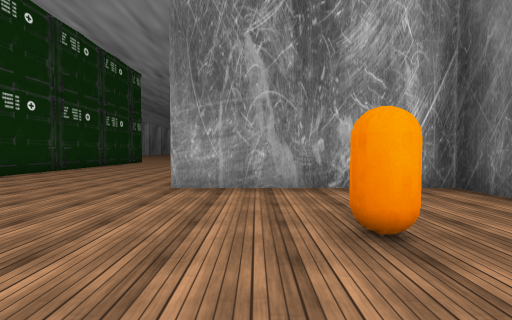
View 1 (above)

24 first-person views from a walk through a scene from a Unity 3-D project. The camera is 1.3 m above the floor, tilts 2° down and sees 90° across. The floor is counted in squares, 2 m on a side. Each view is taken from the middle of a square. On the plan, view 1 faces up. The plan holds only what a view shows up to about 9 squares ahead; the rest is blank. The place goes on beyond the plan. The player character is not drawn. Some surface patterns are stand-ins.

View 2
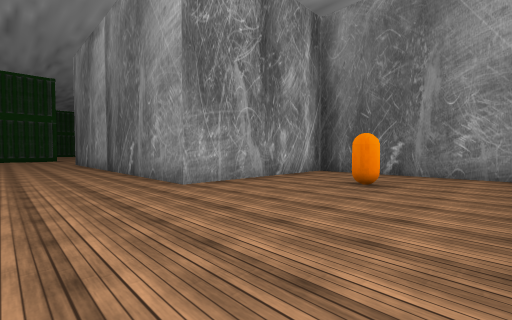

View 3
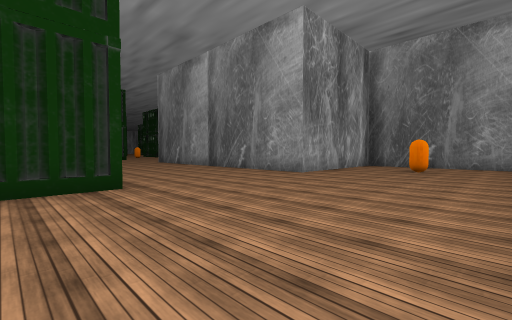

View 4
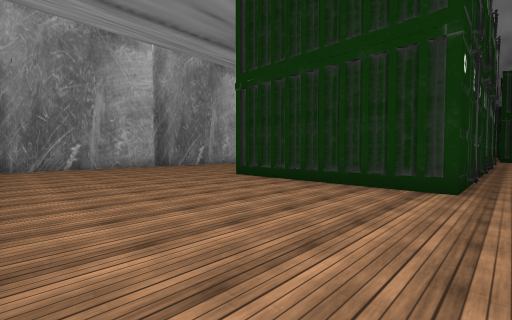

View 5
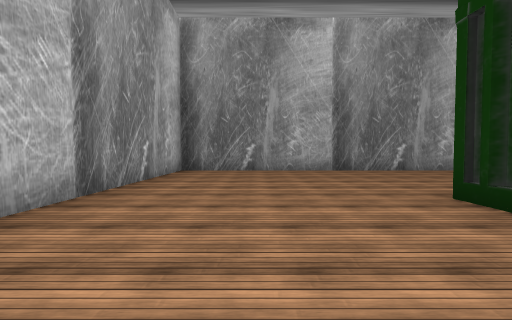

View 6
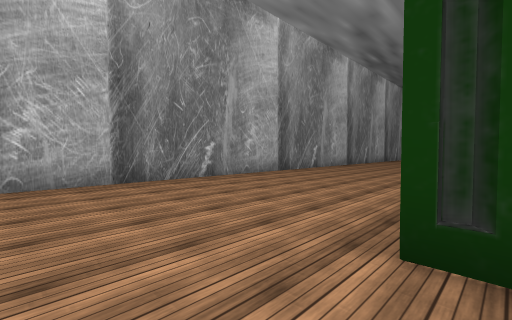

View 7
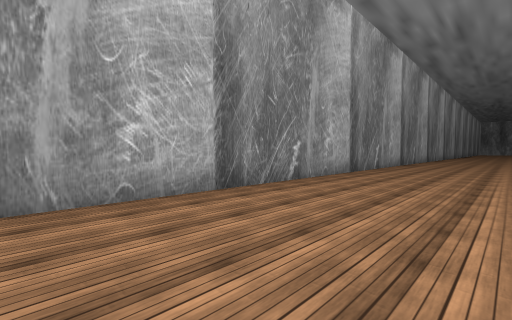

View 8
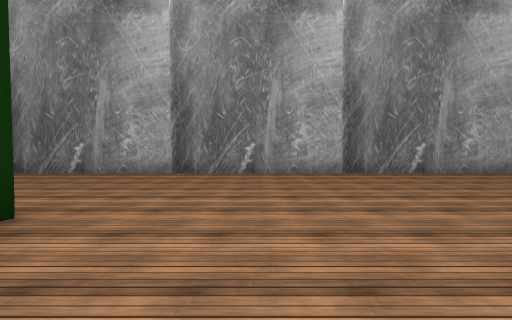

View 9
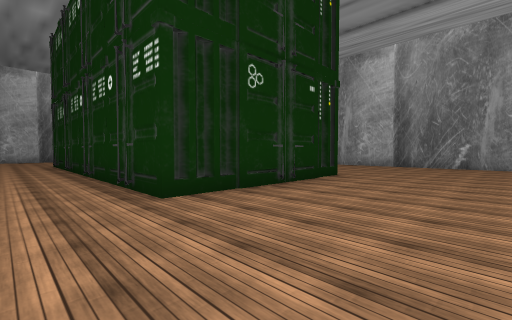

View 10
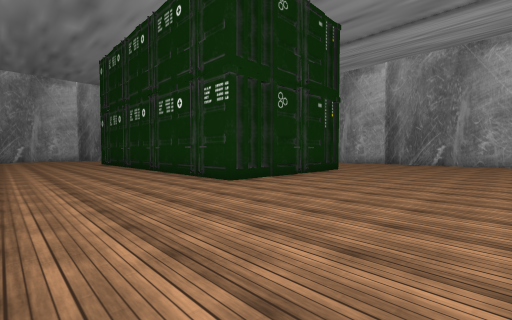

View 11
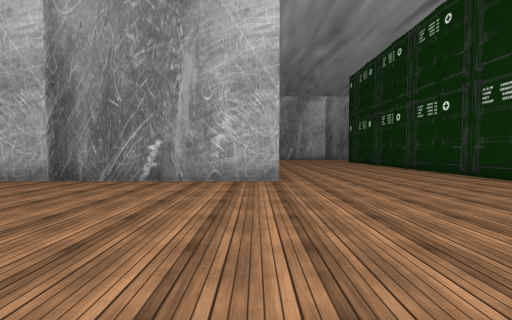

View 12
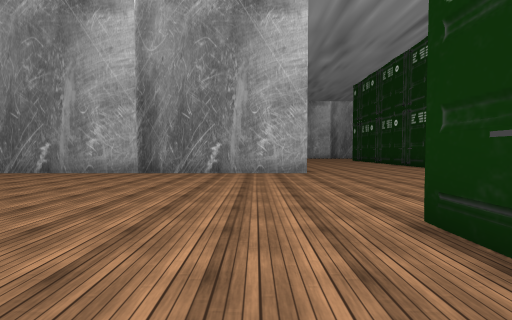

View 13
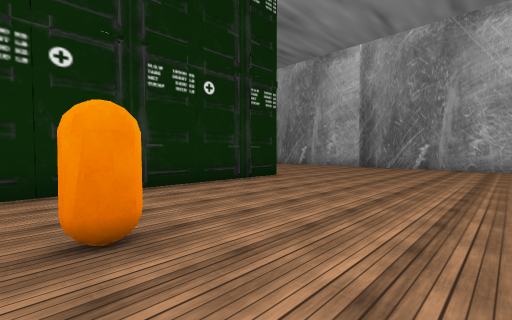

View 14
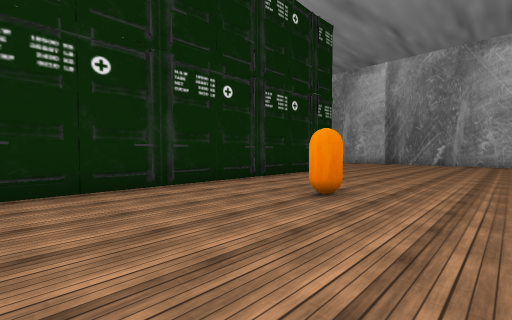

View 15
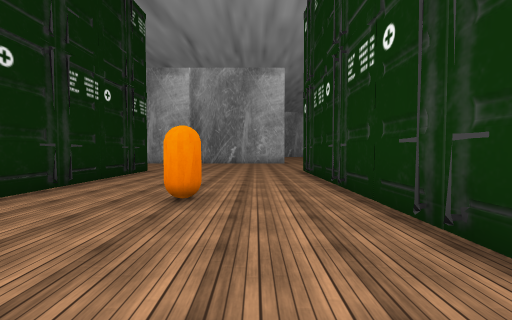

View 16
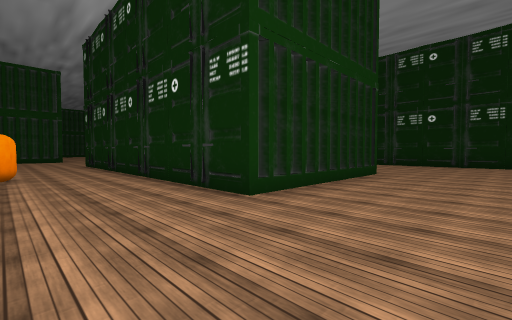

View 17
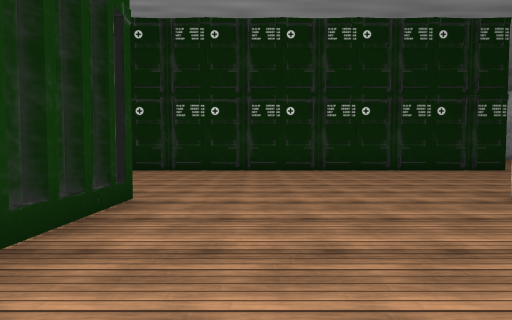

View 18
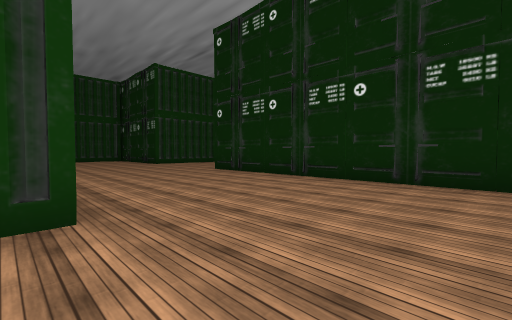

View 19
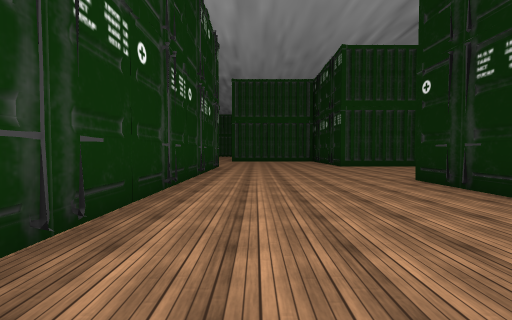

View 20
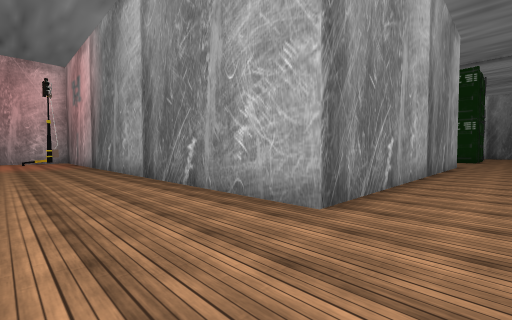

View 21
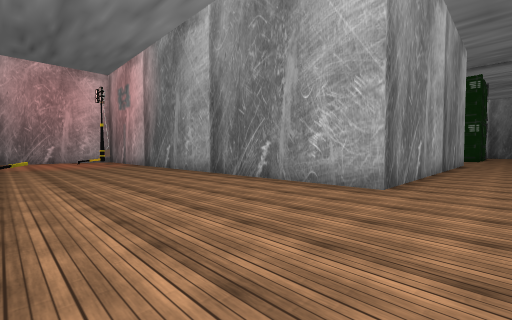

View 22
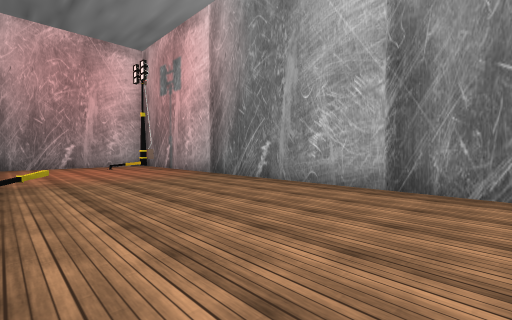

View 23
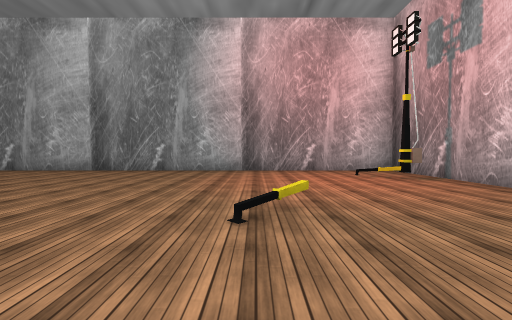

View 24
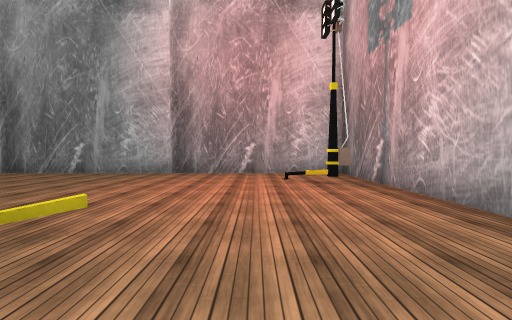

### Floor plan
Key: @ floor where view 1 was taken; # wall or solid block; . floor; C container; R orange capsule.
Columns run from 17 left of view 1 to 18 right of it. Each row starts with its distance up from view 1.
 28                 .....#   #.......
 27                C.....#   C.......
 26                #.....#   #......
 25 #              #..R..#   #......
 24 #.             #.....#   #.....#
 23 #..            #.....#   #.....#
 22 #...           C.....#   C.....#
 21 #....          #.....#   #.....#
 20 #.....         #.....#####.....#
 19 #..............................#
 18 #..............................#
 17 #..............................#
 16 #..............................#
 15 #..............................#
 14 #.....#  ##.....##########.....#
 13 #....     #.....         #.....#
 12 #....     C.....         #.....#
 11 #....     #.....         #.....#
 10 #....     #.....#        #.....#
  9 #....     #.....#        #.....
  8 #.....    #.....#        #.....
  7 #.....    C.....#        #......
  6 #.....    #.....#        #.......
  5 #.....#####.....######   #........
  4 #....................#   #.........
  3 #....................#   #..........
  2 #.................R..#   #..........
  1 #....................#   #..........
  0 #................@...#   #..........
 -1 #######                  ###########

Where each view was taken, in squares from view 1:
view 1: 0 up, 0 right, facing up
view 2: 0 up, 4 left, facing up-right
view 3: 0 up, 8 left, facing up-right
view 4: 0 up, 6 left, facing up-left
view 5: 2 up, 8 left, facing left
view 6: 3 up, 11 left, facing up-left
view 7: 7 up, 13 left, facing up-left
view 8: 17 up, 9 left, facing left
view 9: 18 up, 5 left, facing down-left
view 10: 19 up, 3 left, facing down-left
view 11: 20 up, 1 left, facing down
view 12: 22 up, 0 right, facing down
view 13: 25 up, 1 left, facing down-right
view 14: 28 up, 1 left, facing down-right
view 15: 28 up, 0 right, facing down
view 16: 17 up, 1 right, facing up-right
view 17: 18 up, 5 right, facing right
view 18: 17 up, 8 right, facing up-right
view 19: 19 up, 10 right, facing up
view 20: 16 up, 11 right, facing down-left
view 21: 16 up, 13 right, facing down-left
view 22: 11 up, 13 right, facing down-left
view 23: 8 up, 13 right, facing down
view 24: 7 up, 11 right, facing down
